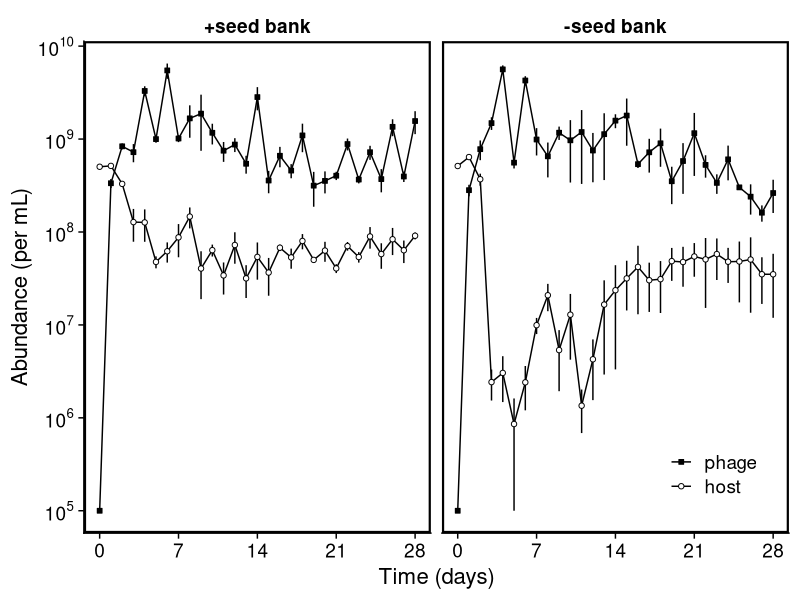
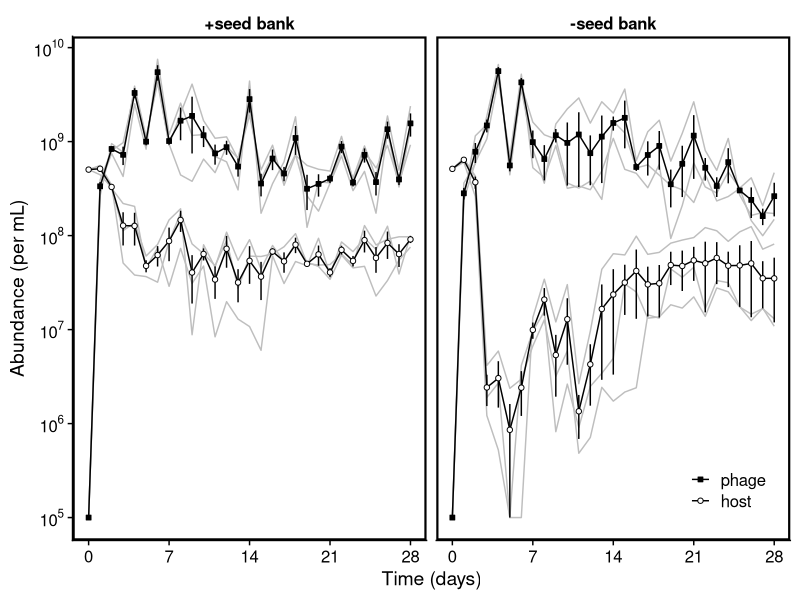
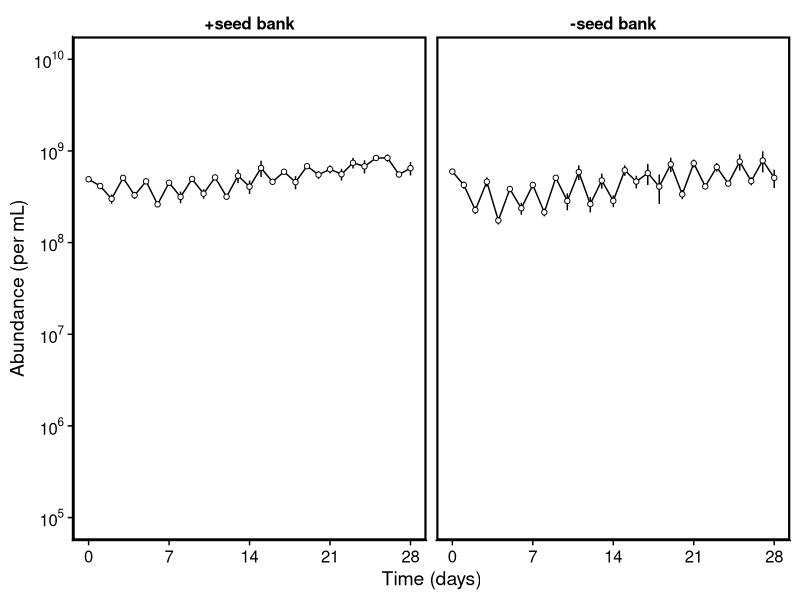
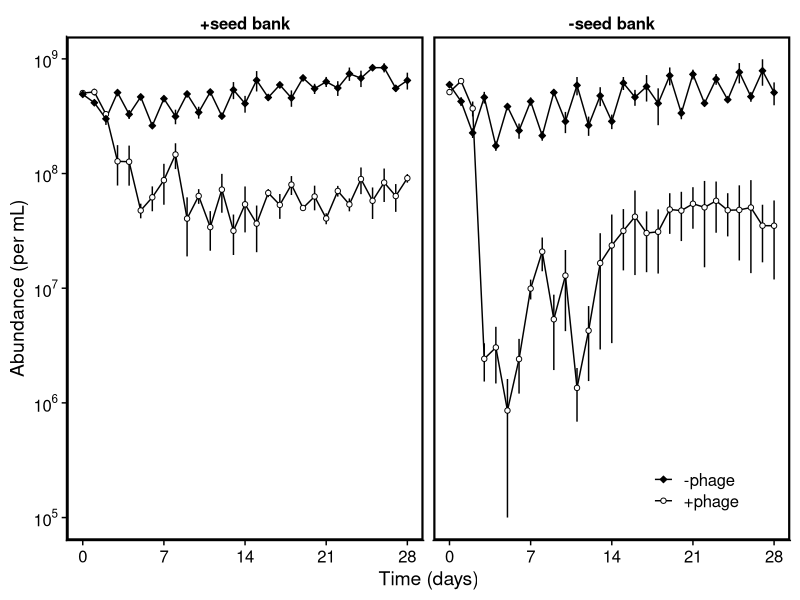
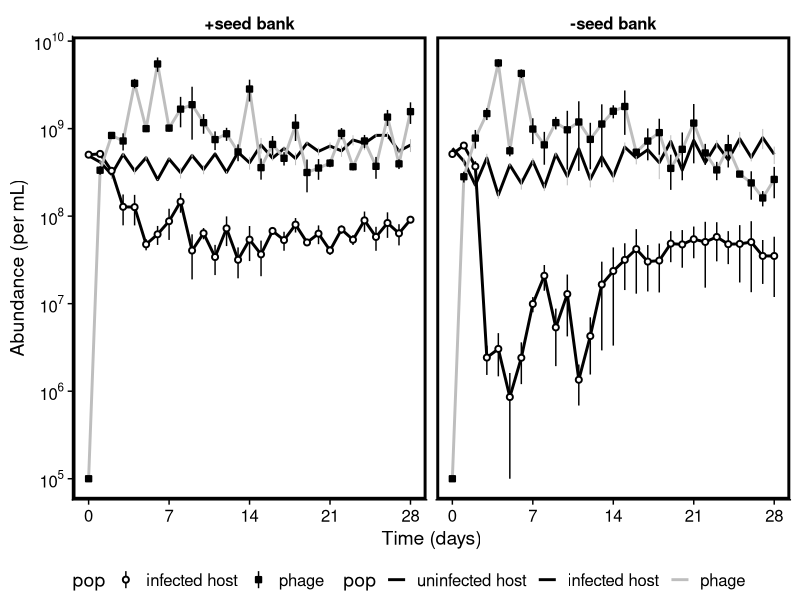
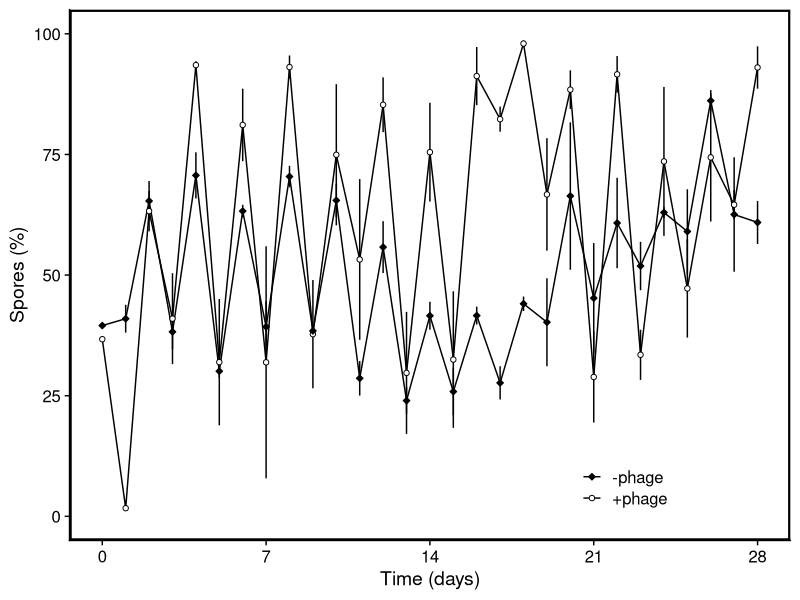
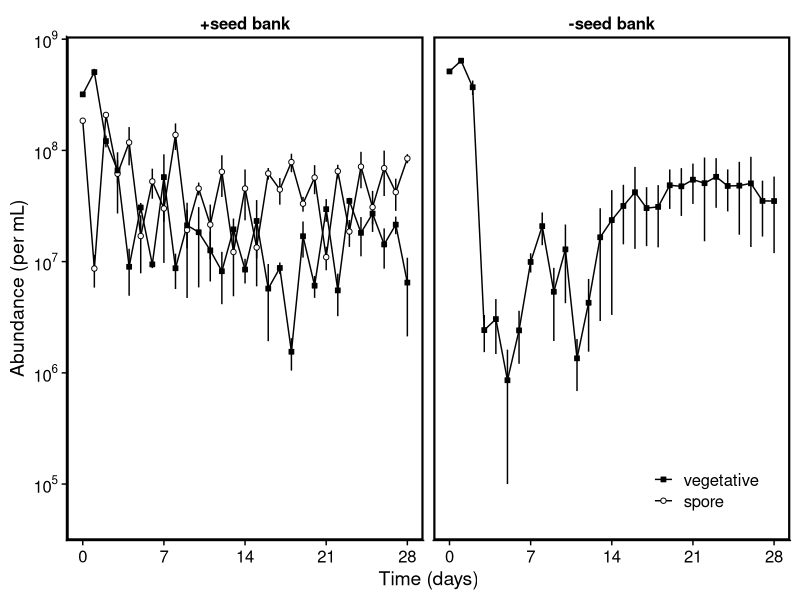
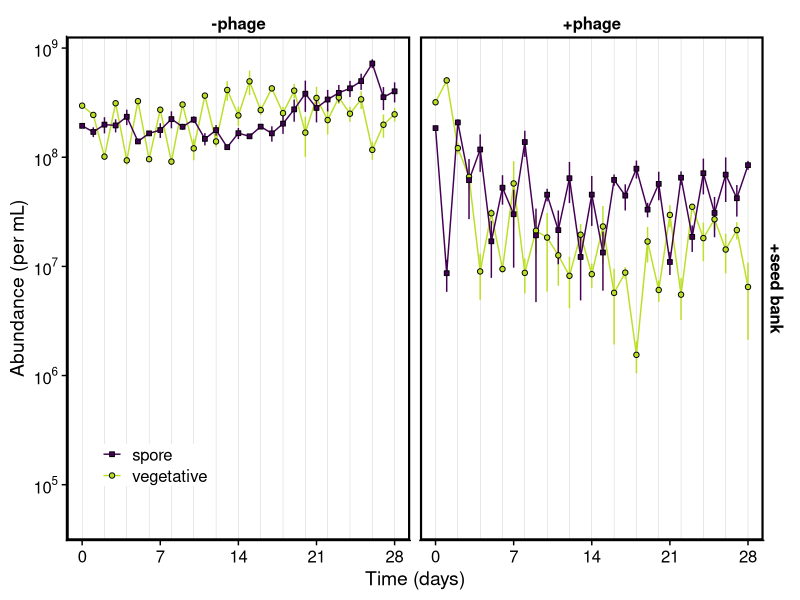

Reproduce these figures in R, in order.
## ---- chunk 1
# library(renv)
# #install to project library the required packages
# renv::restore()
# # Initialize lock file when first setting repo
# renv::init()

library(here)
# # set root at project file ("coevolution-ts"). 
# # Done once at initial setup.
# here::set_here()

library(tidyverse)
library(cowplot)


# save the state of the project library to the lockfile (called renv.lock),
# renv::snapshot()

# https://stackoverflow.com/questions/10762287/how-can-i-format-axis-labels-with-exponents-with-ggplot2-and-scales
scientific_10 <- function(x) {
  parse(text=gsub("e", " %*% 10^", scales::scientific_format()(x)))
}

scientific_10b <- function(x) {
  parse(text=gsub("e", " %*% 10^", scales::scientific_format()(x)))
}

library(scales)
## ---- chunk 2
d <- read_csv(here("data","organized_pop_density.csv"), )

# focus on long vs n seed bank
d <- d %>% 
  filter(seed.bank != "short") %>% 
   mutate(seed.bank = 
            if_else(host=="WT", "+seed bank", "-seed bank"))

## ---- chunk 3
d%>%
  
  filter(phage == "SPO1") %>%
  select(-spore.ml, -veg.ml ) %>%
  pivot_longer(cols = c(cell.ml, phage.ml), names_to = "pop", values_to = "no.ml") %>%
  mutate (pop = if_else(pop == "cell.ml", "host", "phage")) %>%

  # summarize across replicate lines  
  group_by(seed.bank, Time, pop ) %>%
  summarise(n = n(), m = mean(no.ml), v = sd(no.ml)/sqrt(n)) %>%
  
  #ajust factor order for seed bank
   mutate(seed.bank = as_factor(seed.bank) %>% fct_rev()) %>% 
  
  #make time by day
  mutate(Time = 2 * Time) %>%

ggplot(aes(x=Time, y = m))+
  geom_line(aes(color=pop))+
  geom_linerange(aes(ymin = m-v, ymax = m+v), linewidth = 0.5)+
  geom_point(aes(shape=pop, fill= pop), size = 1.5)+
  facet_wrap(~seed.bank)+
      theme_cowplot(font_size = 16)+
      panel_border(color = "black", size = 1.5)+
  scale_y_log10(breaks = trans_breaks("log10", function(x) 10^x),
              labels = trans_format("log10", math_format(10^.x))) +
  scale_x_continuous(breaks = c(0,7,14,21,28))+
  scale_shape_manual(values = c(21,22), guide = guide_legend(reverse = TRUE))+
  scale_color_manual(values = c("black","black"), guide = guide_legend(reverse = TRUE))+
  scale_fill_manual(values = c("white", "black"), guide = guide_legend(reverse = TRUE))+
      theme(legend.position = c(.83, .12),
            legend.title = element_blank(),
            strip.background = element_blank(),
            strip.text = element_text(face = "bold"))+
  ylab("Abundance (per mL)")+
  xlab("Time (days)") -> p

  ggsave(here("plots","pop-dynamics.png"),p, 
         width = 7, height = 4, bg = "white")
p

## ---- chunk 4
d.bg <- d%>%
  
  filter(phage == "SPO1") %>%
  select(-spore.ml, -veg.ml ) %>%
  pivot_longer(cols = c(cell.ml, phage.ml), names_to = "pop", values_to = "no.ml") %>%
  mutate (pop = if_else(pop == "cell.ml", "host", "phage")) %>%

  #ajust factor order for seed bank
   mutate(seed.bank = as_factor(seed.bank) %>% fct_rev()) %>% 
  
  #make time by day
  mutate(Time = 2 * Time) 



d%>%
  
  filter(phage == "SPO1") %>%
  select(-spore.ml, -veg.ml ) %>%
  pivot_longer(cols = c(cell.ml, phage.ml), names_to = "pop", values_to = "no.ml") %>%
  mutate (pop = if_else(pop == "cell.ml", "host", "phage")) %>%

  # summarize across replicate lines  
  group_by(seed.bank, Time, pop ) %>%
  summarise(n = n(), m = mean(no.ml), v = sd(no.ml)/sqrt(n)) %>%

    #ajust factor order for seed bank
   mutate(seed.bank = as_factor(seed.bank) %>% fct_rev()) %>% 
  
  #make time by day
  mutate(Time = 2 * Time) %>%

ggplot(aes(x=Time, y = m))+
  geom_line(data = d.bg, aes(y = no.ml, group = interaction(line,pop)), color = "grey")+
  geom_line(aes(color=pop))+
  geom_linerange(aes(ymin = m-v, ymax = m+v), linewidth = 0.5)+
  geom_point(aes(shape=pop, fill= pop), size = 1.5)+
  facet_wrap(~seed.bank)+
      theme_cowplot()+
      panel_border(color = "black", size = 1.5)+
  scale_y_log10(breaks = trans_breaks("log10", function(x) 10^x),
              labels = trans_format("log10", math_format(10^.x))) +
  scale_x_continuous(breaks = c(0,7,14,21,28))+
  scale_shape_manual(values = c(21,22), guide = guide_legend(reverse = TRUE))+
  scale_color_manual(values = c("black","black"), guide = guide_legend(reverse = TRUE))+
  scale_fill_manual(values = c("white", "black"), guide = guide_legend(reverse = TRUE))+
      theme(legend.position = c(.86, .1),
            legend.title = element_blank(),
            strip.background = element_blank(),
            strip.text = element_text(face = "bold"))+
  ylab("Abundance (per mL)")+
  xlab("Time (days)") ->p
  ggsave(here("plots","pop-dynamics-bg.png"),p, 
         width = 7, height = 4, bg = "white")
p

## ---- chunk 5
d%>%
  
  filter(phage != "SPO1") %>%
  select(-spore.ml, -veg.ml ) %>%
  pivot_longer(cols = c(cell.ml, phage.ml), names_to = "pop", values_to = "no.ml") %>%
  # remove phage from non infected lines
  filter (!(phage == "no_Phage" & pop == "phage.ml")) %>%
  mutate (pop = if_else(pop == "cell.ml", "host", "phage")) %>%

  # summarize across replicate lines  
  group_by(seed.bank, Time, pop ) %>%
  summarise(n = n(), m = mean(no.ml), v = sd(no.ml)/sqrt(n)) %>%
  
  #ajust factor order for seed bank
   mutate(seed.bank = as_factor(seed.bank) %>% fct_rev()) %>% 
  
  #make time by day
  mutate(Time = 2 * Time) %>%

ggplot(aes(x=Time, y = m))+
  geom_line(aes(color=pop))+
  geom_linerange(aes(ymin = m-v, ymax = m+v), size = 0.5)+
  geom_point(aes(shape=pop, fill= pop), size = 1.5)+
  facet_wrap(~seed.bank)+
      theme_cowplot()+
      panel_border(color = "black", size = 1.5)+
  scale_y_log10(breaks = trans_breaks("log10", function(x) 10^x),
              labels = trans_format("log10", math_format(10^.x)),
              limits = c(1e5,1e10)) +
  scale_x_continuous(breaks = c(0,7,14,21,28))+
  scale_shape_manual(values = c(21,22), guide = guide_legend(reverse = TRUE))+
  scale_color_manual(values = c("black","black"), guide = guide_legend(reverse = TRUE))+
  scale_fill_manual(values = c("white", "black"), guide = guide_legend(reverse = TRUE))+
      theme(legend.position = "none",
            legend.title = element_blank(),
            strip.background = element_blank(),
            strip.text = element_text(face = "bold"))+
  ylab("Abundance (per mL)")+
  xlab("Time (days)") -> p
  ggsave(here("plots","pop-dynamics-uninfected.png"),p,
         width = 7, height = 4, bg = "white")
  
  p

## ---- chunk 6
d%>%
  
  select(-spore.ml, -veg.ml, -phage.ml ) %>%
  mutate (pop = if_else(phage == "SPO1", "+phage","-phage")) %>%

  # summarize across replicate lines  
  group_by(seed.bank, Time, pop ) %>%
  summarise(n = n(), m = mean(cell.ml), v = sd(cell.ml)/sqrt(n)) %>%
  
  #ajust factor order for seed bank
   mutate(seed.bank = as_factor(seed.bank) %>% fct_rev()) %>% 
  
  #make time by day
  mutate(Time = 2 * Time) %>%

ggplot(aes(x=Time, y = m))+
  geom_line(aes(color=pop))+
  geom_linerange(aes(ymin = m-v, ymax = m+v), size = 0.5)+
  geom_point(aes(shape=pop, fill= pop), size = 1.5)+
  facet_wrap(~seed.bank)+
      theme_cowplot()+
      panel_border(color = "black", size = 1.5)+
  scale_y_log10(breaks = trans_breaks("log10", function(x) 10^x),
              labels = trans_format("log10", math_format(10^.x))) +
  scale_x_continuous(breaks = c(0,7,14,21,28))+
  scale_shape_manual(values = c(23,21))+
  scale_color_manual(values = c("black","black"))+
  scale_fill_manual(values = c("black", "white"))+
      theme(legend.position = c(.81, .1),
            legend.title = element_blank(),
            strip.background = element_blank(),
            strip.text = element_text(face = "bold"))+
  ylab("Abundance (per mL)")+
  xlab("Time (days)") -> p
  ggsave(here("plots","pop-dynamics-hosts.png"),p, 
         width = 7, height = 4, bg = "white")
  
  p


## ---- chunk 7
d1 <- d%>%
  
  select(-spore.ml, -veg.ml ) %>%
  pivot_longer(cols = c(cell.ml, phage.ml), names_to = "pop", values_to = "no.ml") %>%
  # remove phage from non infected lines
  filter (!(phage == "no_Phage" & pop == "phage.ml")) %>%
  
  # separate infected and non infected host 
  # mutate (pop = if_else(pop == "cell.ml", "host", "phage")) %>%
  mutate (pop = case_when(pop == "phage.ml" ~ "phage",
                          phage ==  "SPO1" ~ "infected host",
                          phage ==  "no_Phage" ~ "uninfected host")) %>%

  # summarize across replicate lines  
  group_by(seed.bank, Time, pop ) %>%
  summarise(n = n(), m = mean(no.ml), v = sd(no.ml)/sqrt(n)) %>%
  
  #ajust factor order for seed bank
   mutate(seed.bank = as_factor(seed.bank) %>% fct_rev()) %>% 
  
   #ajust factor order for populations
  mutate(pop=as.factor(pop))%>%
  mutate(pop = fct_relevel(pop, "uninfected host","infected host","phage")) %>%
  
  #make time by day
  mutate(Time = 2 * Time)

d.inf <- d1 %>%
  filter (pop != "uninfected host")

d.nophage <- d1 %>%
    filter (pop == "uninfected host")

d.inf %>%
ggplot(aes(x=Time, y = m))+
  geom_line(data = d.nophage, aes(color=pop, color= pop), size=1)+
  geom_linerange(data = d.nophage, aes(ymin = m-v, ymax = m+v), color = "grey", size = 0.35)+
  
  geom_line(aes(color=pop), size=1)+
  geom_pointrange(aes(ymin = m-v, ymax = m+v,
                      shape=pop, fill= pop), size = 0.35)+
  facet_wrap(~seed.bank)+
      theme_cowplot()+
      panel_border(color = "black", size = 2)+
  scale_y_log10(breaks = trans_breaks("log10", function(x) 10^x),
              labels = trans_format("log10", math_format(10^.x))) +
  scale_x_continuous(breaks = c(0,7,14,21,28))+
  scale_shape_manual(values = c(21,22))+
  scale_color_manual(values = c("black", "black","grey"))+
  scale_fill_manual(values = c("white", "black"))+
      theme(legend.position = "bottom",
            text=element_text(size=14),
            strip.background = element_blank(),
            strip.text = element_text(face = "bold"))+
  ylab("Abundance (per mL)")+
  xlab("Time (days)")


## ---- chunk 8
d%>%
  filter(host == "WT") %>%
  mutate(perc.spore = spore.ml * 100 /cell.ml)%>%
  select(-spore.ml, -veg.ml, -phage.ml, -cell.ml ) %>%
  mutate (pop = if_else(phage == "SPO1", "+phage","-phage")) %>%

  # summarize across replicate lines  
  group_by(seed.bank, Time, pop ) %>%
  summarise(n = n(), m = mean(perc.spore), v = sd(perc.spore)/sqrt(n)) %>%
  
  #ajust factor order for seed bank
   mutate(seed.bank = as_factor(seed.bank) %>% fct_rev()) %>% 
  
  #make time by day
  mutate(Time = 2 * Time) %>%
    # filter(Time %% 2 ==0) %>%

ggplot(aes(x=Time, y = m))+
  geom_line(aes(color=pop))+
  geom_linerange(aes(ymin = m-v, ymax = m+v), size = 0.5)+
  geom_point(aes(shape=pop, fill= pop), size = 1.5)+
  # facet_wrap(~seed.bank)+
      theme_cowplot()+
      panel_border(color = "black", size = 1.5)+
  # scale_y_log10(breaks = trans_breaks("log10", function(x) 10^x),
              # labels = trans_format("log10", math_format(10^.x))) +
  scale_x_continuous(breaks = c(0,7,14,21,28))+
  scale_shape_manual(values = c(23,21))+
  scale_color_manual(values = c("black","black"))+
  scale_fill_manual(values = c("black", "white"))+
      theme(legend.position = c(.71, .1),
            legend.title = element_blank(),
            strip.background = element_blank(),
            strip.text = element_text(face = "bold"))+
  ylab("Spores (%)")+
  xlab("Time (days)")+
  ylim(0,100) -> p
  ggsave(here("plots","pop-dynamics-spores.png"), p,
         width = 5, height = 4, bg = "white")
  
  p


## ---- chunk 9
d%>%
  
  filter(phage == "SPO1") %>%
  select( -phage.ml , -cell.ml) %>%
  pivot_longer(cols = c(spore.ml, veg.ml), names_to = "pop", values_to = "no.ml") %>%
  mutate (pop = if_else(pop == "spore.ml", "spore", "vegetative")) %>%

  # summarize across replicate lines  
  group_by(seed.bank, phage, Time, pop ) %>%
  summarise(n = n(), m = mean(no.ml), v = sd(no.ml)/sqrt(n)) %>%
  
  #ajust factor order for seed bank
   mutate(seed.bank = as_factor(seed.bank) %>% fct_rev()) %>% 
  
  #make time by day
  mutate(Time = 2 * Time) %>%
   # filter(Time %% 2 ==0) %>%

ggplot(aes(x=Time, y = m))+
  geom_line(aes(color=pop))+
  geom_linerange(aes(ymin = m-v, ymax = m+v), size = 0.5)+
  geom_point(aes(shape=pop, fill= pop), size = 1.5)+
  facet_wrap(~ seed.bank )+
      theme_cowplot()+
      panel_border(color = "black", size = 1.5)+
  scale_y_log10(
              labels = trans_format("log10", math_format(10^.x))) +
  scale_x_continuous(breaks = c(0,7,14,21,28))+
  scale_shape_manual(values = c(21,22), guide = guide_legend(reverse = TRUE))+
  scale_color_manual(values = c("black","black"), guide = guide_legend(reverse = TRUE))+
  scale_fill_manual(values = c("white", "black"), guide = guide_legend(reverse = TRUE))+
      theme(legend.position = c(.81, .1),
            legend.title = element_blank(),
            strip.background = element_blank(),
            strip.text = element_text(face = "bold"))+
  ylab("Abundance (per mL)")+
  xlab("Time (days)")+
  coord_cartesian(ylim = c(5e4, NA)) -> p
  ggsave(here("plots","pop-dynamics-spore.png"),p,
         width = 7, height = 4, bg = "white")

  p

## ---- chunk 10
dd <- d%>%
  
  filter(seed.bank == "+seed bank") %>%
  select( -phage.ml ) %>%
  pivot_longer(cols = c(spore.ml, veg.ml,cell.ml), names_to = "pop", values_to = "no.ml") %>%
  mutate (pop = case_when(pop == "spore.ml" ~ "spore",
                          pop == "veg.ml"~ "vegetative",
                          pop == "cell.ml" ~ "total") %>% 
            fct_relevel(c("vegetative","spore","total"))) %>%

  # summarize across replicate lines  
  group_by(seed.bank, phage, Time, pop ) %>%
  summarise(n = n(), m = mean(no.ml), v = sd(no.ml)/sqrt(n)) %>%
  
  #ajust factor order for seed bank
   mutate(seed.bank = as_factor(seed.bank) %>% fct_rev()) %>% 
  
  #make time by day
  mutate(Time = 2 * Time) %>% 
   # filter(Time %% 2 ==0) %>%

   mutate(phage = 
            if_else(phage=="SPO1", "+phage", "-phage")
          ) 

dd %>% 
  filter(pop != "total") %>% 
ggplot(aes(x=Time, y = m))+
   geom_vline(xintercept = seq(0,28,2), color = "grey70", size = 0.1)+
  geom_line(aes(color=pop))+
  geom_linerange(aes(ymin = m-v, ymax = m+v, color = pop), size = 0.5,
                 show.legend = F)+
  geom_point(aes(shape=pop, fill= pop), size = 1.5)+
  facet_grid(seed.bank ~ phage )+
      theme_cowplot()+
      panel_border(color = "black", size = 1.5)+
  scale_y_log10(
              labels = trans_format("log10", math_format(10^.x))) +
  scale_x_continuous(breaks = c(0,7,14,21,28))+
  scale_shape_manual(values = c(21,22,24),guide = guide_legend(reverse = TRUE))+
  # scale_color_manual(values = c("black","black", "red"), guide = guide_legend(reverse = TRUE))+
  # scale_fill_manual(values = c("white", "black", "red"), guide = guide_legend(reverse = TRUE))+
  scale_color_viridis_d(end = 0.9,direction = -1,guide = guide_legend(reverse = TRUE))+
  scale_fill_viridis_d(end = 0.9,direction = -1,guide = guide_legend(reverse = TRUE))+
      theme(legend.position = c(.05, .15),
            legend.title = element_blank(),
            legend.background = element_rect(fill = "white"),
            strip.background = element_blank(),
            strip.text = element_text(face = "bold"))+
  ylab("Abundance (per mL)")+
  xlab("Time (days)")+
  coord_cartesian(ylim = c(5e4, NA)) -> p
  ggsave(here("plots","pop-dynamics-spore-ALL.png"),p,
         width = 7, height = 4, bg = "white")

  p

